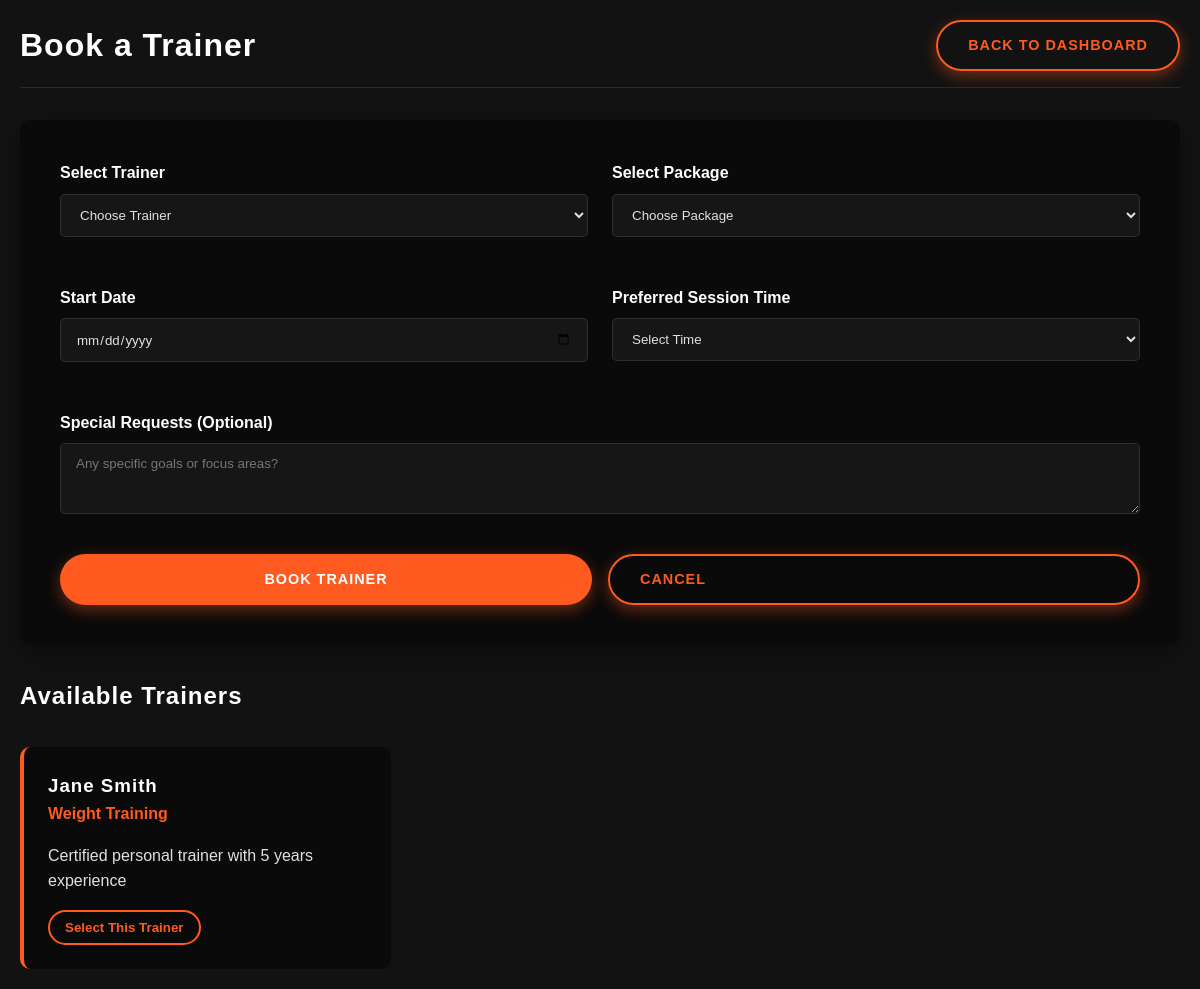
Screenshot of /member/book_trainer.php (signed in) with the database file from the repository.
### tables this page shows
CREATE TABLE trainers (
    trainer_id INT AUTO_INCREMENT PRIMARY KEY,
    user_id INT NOT NULL,
    full_name VARCHAR(100) NOT NULL,
    specialization VARCHAR(100),
    bio TEXT,
    certification VARCHAR(100),
    experience_years INT,
    FOREIGN KEY (user_id) REFERENCES users(user_id) ON DELETE CASCADE
);

### member/book_trainer.php (the view, shortened to what this page needs)
<?php
require_once '../includes/auth.php';
$trainers = $conn->query("SELECT * FROM trainers")->fetchAll();
?>
<!DOCTYPE html>
<html lang="en">
<head>
</head>
<body>
    <div class="container">
        <div class="page-header">
            <h1>Book a Trainer</h1>
            <a href="dashboard.php" class="btn btn-outline">Back to Dashboard</a>
        </div>
        <div class="booking-form">
            <form method="POST" id="bookingForm">
                <div class="form-row">
                    <div class="form-group">
                        <label for="trainer_id" class="form-label">Select Trainer</label>
                        <select class="form-select" id="trainer_id" name="trainer_id" required>
                            <option value="">Choose Trainer</option>
                        </select>
                    </div>
                    <div class="form-group">
                        <label for="package_id" class="form-label">Select Package</label>
                        <select class="form-select" id="package_id" name="package_id" required>
                            <option value="">Choose Package</option>
                        </select>
                    </div>
                </div>
                <div class="form-row">
                    <div class="form-group">
                        <label for="start_date" class="form-label">Start Date</label>
                        <input type="date" class="form-control" id="start_date" name="start_date" min="<?= date('Y-m-d') ?>" required>
                    </div>
                    <div class="form-group">
                        <label for="session_time" class="form-label">Preferred Session Time</label>
                        <select class="form-select" id="session_time" name="session_time" required>
                            <option value="">Select Time</option>
                        </select>
                    </div>
                </div>
                <div class="form-group">
                    <label for="notes" class="form-label">Special Requests (Optional)</label>
                    <textarea class="form-control" id="notes" name="notes" rows="3" placeholder="Any specific goals or focus areas?"></textarea>
                </div>
                <div class="btn-group">
                    <button type="submit" class="btn">Book Trainer</button>
                    <a href="dashboard.php" class="btn btn-outline">Cancel</a>
                </div>
            </form>
        </div>
        <h2>Available Trainers</h2>
        <div class="trainer-preview">
            <?php foreach($trainers as $trainer): ?>
            <div class="trainer-card">
                <div class="trainer-info">
                    <h3><?= htmlspecialchars($trainer['full_name']) ?></h3>
                    <span class="trainer-specialization"><?= htmlspecialchars($trainer['specialization']) ?></span>
                    <p><?= htmlspecialchars($trainer['bio']) ?></p>
                    <button type="button" class="select-trainer-btn" data-trainer-id="<?= $trainer['trainer_id'] ?>">
                        Select This Trainer
                    </button>
                </div>
            </div>
            <?php endforeach; ?>
        </div>
    </div>
</body>
</html>

### member/book_trainer.php (style rules this page uses)
:root { --primary: #FF5A1F; --primary-dark: #E04A14; --dark: #121212; --darker: #0A0A0A; --light: #F8F9FA; --text-dark: #E0E0E0; --text-light: #FFFFFF; }
* { margin: 0; padding: 0; box-sizing: border-box; }
body { font-family: 'Montserrat', sans-serif; background-color: var(--dark); color: var(--text-dark); line-height: 1.6; min-height: 100vh; padding: 20px; }
h1, h2, h3, h4, h5, h6 { font-family: 'Oswald', sans-serif; font-weight: 700; letter-spacing: 1px; color: var(--text-light); }
.container { max-width: 1200px; margin: 0 auto; }
.page-header { display: flex; justify-content: space-between; align-items: center; margin-bottom: 2rem; padding-bottom: 1rem; border-bottom: 1px solid rgba(255,255,255,0.1); }
.btn { display: inline-block; padding: 12px 30px; background-color: var(--primary); color: white; text-decoration: none; border-radius: 50px; font-weight: 700; text-transform: uppercase; letter-spacing: 1px; transition: all 0.3s ease; border: none; cursor: pointer; font-size: 0.9rem; box-shadow: 0 5px 15px rgba(255, 90, 31, 0.4); }
.btn-outline { background-color: transparent; border: 2px solid var(--primary); color: var(--primary); }
.booking-form { background-color: var(--darker); padding: 2.5rem; border-radius: 10px; box-shadow: 0 10px 30px rgba(0,0,0,0.3); margin-bottom: 2rem; }
.form-label { display: block; margin-bottom: 0.5rem; font-weight: 600; color: var(--text-light); }
.form-control, .form-select { width: 100%; padding: 12px 15px; background-color: rgba(255,255,255,0.05); border: 1px solid rgba(255,255,255,0.1); border-radius: 5px; color: var(--text-dark); font-family: 'Montserrat', sans-serif; transition: all 0.3s ease; }
.form-row { display: grid; grid-template-columns: repeat(auto-fit, minmax(300px, 1fr)); gap: 1.5rem; margin-bottom: 1.5rem; }
.form-group { margin-bottom: 1.5rem; }
.btn-group { display: grid; grid-template-columns: 1fr 1fr; gap: 1rem; margin-top: 2rem; }
.trainer-preview { display: grid; grid-template-columns: repeat(auto-fill, minmax(300px, 1fr)); gap: 1.5rem; margin-top: 2rem; }
.trainer-card { background-color: var(--darker); border-radius: 10px; overflow: hidden; transition: all 0.3s ease; border-left: 4px solid var(--primary); }
.trainer-info { padding: 1.5rem; }
.trainer-specialization { color: var(--primary); font-weight: 600; margin-bottom: 1rem; display: block; }
.select-trainer-btn { background: transparent; border: 2px solid var(--primary); color: var(--primary); padding: 8px 15px; border-radius: 50px; font-weight: 600; cursor: pointer; transition: all 0.3s ease; margin-top: 1rem; }

### rows the page displays
trainers: full_name "Jane Smith", specialization "Weight Training", bio "Certified personal trainer with 5 years experience"
